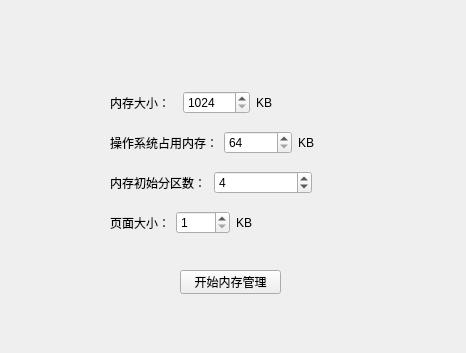
<?xml version="1.0" encoding="UTF-8"?>
<ui version="4.0">
 <class>Widget</class>
 <widget class="QWidget" name="Widget">
  <property name="geometry">
   <rect>
    <x>0</x>
    <y>0</y>
    <width>466</width>
    <height>353</height>
   </rect>
  </property>
  <property name="windowTitle">
   <string>Widget</string>
  </property>
  <widget class="QPushButton" name="pushButton">
   <property name="geometry">
    <rect>
     <x>180</x>
     <y>270</y>
     <width>101</width>
     <height>24</height>
    </rect>
   </property>
   <property name="text">
    <string>开始内存管理</string>
   </property>
  </widget>
  <widget class="QWidget" name="layoutWidget">
   <property name="geometry">
    <rect>
     <x>110</x>
     <y>90</y>
     <width>212</width>
     <height>26</height>
    </rect>
   </property>
   <layout class="QHBoxLayout" name="horizontalLayout">
    <item>
     <widget class="QLabel" name="label">
      <property name="text">
       <string>内存大小：</string>
      </property>
     </widget>
    </item>
    <item>
     <widget class="QSpinBox" name="spinBox">
      <property name="minimum">
       <number>1024</number>
      </property>
      <property name="maximum">
       <number>102400000</number>
      </property>
     </widget>
    </item>
    <item>
     <widget class="QLabel" name="label_3">
      <property name="text">
       <string>KB</string>
      </property>
     </widget>
    </item>
   </layout>
  </widget>
  <widget class="QWidget" name="layoutWidget">
   <property name="geometry">
    <rect>
     <x>110</x>
     <y>210</y>
     <width>172</width>
     <height>26</height>
    </rect>
   </property>
   <layout class="QHBoxLayout" name="horizontalLayout_2">
    <item>
     <widget class="QLabel" name="label_2">
      <property name="text">
       <string>页面大小：</string>
      </property>
     </widget>
    </item>
    <item>
     <widget class="QSpinBox" name="spinBox_2">
      <property name="minimum">
       <number>1</number>
      </property>
      <property name="maximum">
       <number>1024</number>
      </property>
     </widget>
    </item>
    <item>
     <widget class="QLabel" name="label_4">
      <property name="text">
       <string>KB</string>
      </property>
     </widget>
    </item>
   </layout>
  </widget>
  <widget class="QWidget" name="layoutWidget">
   <property name="geometry">
    <rect>
     <x>110</x>
     <y>170</y>
     <width>202</width>
     <height>26</height>
    </rect>
   </property>
   <layout class="QHBoxLayout" name="horizontalLayout_3">
    <item>
     <widget class="QLabel" name="label_5">
      <property name="text">
       <string>内存初始分区数：</string>
      </property>
     </widget>
    </item>
    <item>
     <widget class="QSpinBox" name="spinBox_3">
      <property name="minimum">
       <number>1</number>
      </property>
      <property name="maximum">
       <number>100</number>
      </property>
      <property name="value">
       <number>4</number>
      </property>
     </widget>
    </item>
   </layout>
  </widget>
  <widget class="QWidget" name="layoutWidget">
   <property name="geometry">
    <rect>
     <x>110</x>
     <y>130</y>
     <width>256</width>
     <height>26</height>
    </rect>
   </property>
   <layout class="QHBoxLayout" name="horizontalLayout_4">
    <item>
     <widget class="QLabel" name="label_7">
      <property name="text">
       <string>操作系统占用内存：</string>
      </property>
     </widget>
    </item>
    <item>
     <widget class="QSpinBox" name="spinBox_4">
      <property name="minimum">
       <number>64</number>
      </property>
      <property name="maximum">
       <number>1024</number>
      </property>
      <property name="value">
       <number>64</number>
      </property>
     </widget>
    </item>
    <item>
     <widget class="QLabel" name="label_6">
      <property name="text">
       <string>KB</string>
      </property>
     </widget>
    </item>
   </layout>
  </widget>
 </widget>
 <resources/>
 <connections/>
</ui>
